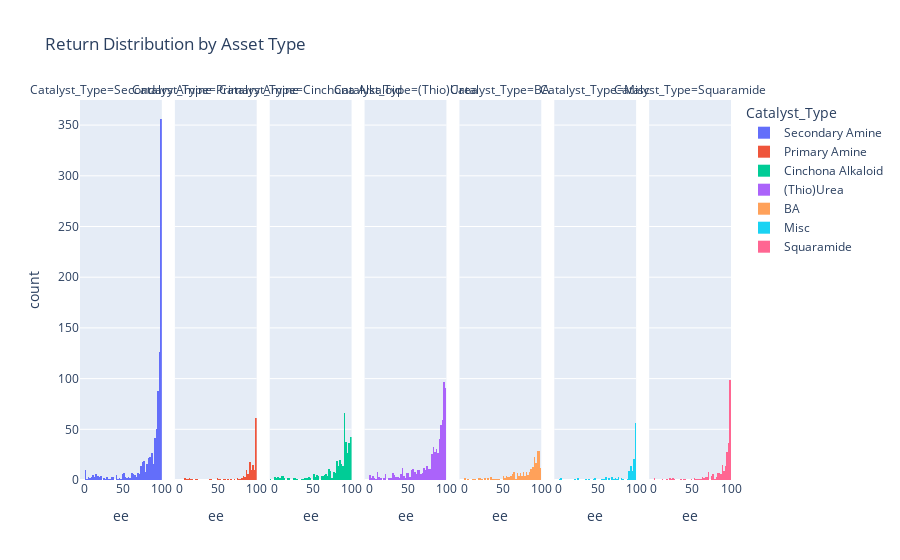

The notebook cell saved with this chart:
### Code cell
fig3 = px.histogram(df_ee, x='ee', color='Catalyst_Type', facet_col='Catalyst_Type',
                     title='Return Distribution by Asset Type')
fig3.show()

### Figure 1 — Plotly figure (JSON) as saved in the notebook; plotly's stock layout.template omitted (floating-point values rounded to 4 significant figures; data arrays with more than 128 entries replaced by an {"elided": "..."} marker saying what was removed)
{"data": [{"alignmentgroup": "True", "bingroup": "x", "hovertemplate": "Catalyst_Type=Secondary Amine<br>ee=%{x}<br>count=%{y}<extra></extra>", "legendgroup": "Secondary Amine", "marker": {"color": "#636efa", "pattern": {"shape": ""}}, "name": "Secondary Amine", "offsetgroup": "Secondary Amine", "orientation": "v", "showlegend": true, "type": "histogram", "x": {"elided": "948 float values"}, "xaxis": "x", "yaxis": "y"}, {"alignmentgroup": "True", "bingroup": "x", "hovertemplate": "Catalyst_Type=Primary Amine<br>ee=%{x}<br>count=%{y}<extra></extra>", "legendgroup": "Primary Amine", "marker": {"color": "#EF553B", "pattern": {"shape": ""}}, "name": "Primary Amine", "offsetgroup": "Primary Amine", "orientation": "v", "showlegend": true, "type": "histogram", "x": {"elided": "164 int values"}, "xaxis": "x2", "yaxis": "y2"}, {"alignmentgroup": "True", "bingroup": "x", "hovertemplate": "Catalyst_Type=Cinchona Alkaloid<br>ee=%{x}<br>count=%{y}<extra></extra>", "legendgroup": "Cinchona Alkaloid", "marker": {"color": "#00cc96", "pattern": {"shape": ""}}, "name": "Cinchona Alkaloid", "offsetgroup": "Cinchona Alkaloid", "orientation": "v", "showlegend": true, "type": "histogram", "x": {"elided": "412 int values"}, "xaxis": "x3", "yaxis": "y3"}, {"alignmentgroup": "True", "bingroup": "x", "hovertemplate": "Catalyst_Type=(Thio)Urea<br>ee=%{x}<br>count=%{y}<extra></extra>", "legendgroup": "(Thio)Urea", "marker": {"color": "#ab63fa", "pattern": {"shape": ""}}, "name": "(Thio)Urea", "offsetgroup": "(Thio)Urea", "orientation": "v", "showlegend": true, "type": "histogram", "x": {"elided": "714 int values"}, "xaxis": "x4", "yaxis": "y4"}, {"alignmentgroup": "True", "bingroup": "x", "hovertemplate": "Catalyst_Type=BA<br>ee=%{x}<br>count=%{y}<extra></extra>", "legendgroup": "BA", "marker": {"color": "#FFA15A", "pattern": {"shape": ""}}, "name": "BA", "offsetgroup": "BA", "orientation": "v", "showlegend": true, "type": "histogram", "x": {"elided": "247 int values"}, "xaxis": "x5", "yaxis": "y5"}, {"alignmentgroup": "True", "bingroup": "x", "hovertemplate": "Catalyst_Type=Misc<br>ee=%{x}<br>count=%{y}<extra></extra>", "legendgroup": "Misc", "marker": {"color": "#19d3f3", "pattern": {"shape": ""}}, "name": "Misc", "offsetgroup": "Misc", "orientation": "v", "showlegend": true, "type": "histogram", "x": {"elided": "142 float values"}, "xaxis": "x6", "yaxis": "y6"}, {"alignmentgroup": "True", "bingroup": "x", "hovertemplate": "Catalyst_Type=Squaramide<br>ee=%{x}<br>count=%{y}<extra></extra>", "legendgroup": "Squaramide", "marker": {"color": "#FF6692", "pattern": {"shape": ""}}, "name": "Squaramide", "offsetgroup": "Squaramide", "orientation": "v", "showlegend": true, "type": "histogram", "x": {"elided": "274 int values"}, "xaxis": "x7", "yaxis": "y7"}], "layout": {"annotations": [{"font": {}, "showarrow": false, "text": "Catalyst_Type=Secondary Amine", "x": 0.06286, "xanchor": "center", "xref": "paper", "y": 1, "yanchor": "bottom", "yref": "paper"}, {"font": {}, "showarrow": false, "text": "Catalyst_Type=Primary Amine", "x": 0.2086, "xanchor": "center", "xref": "paper", "y": 1, "yanchor": "bottom", "yref": "paper"}, {"font": {}, "showarrow": false, "text": "Catalyst_Type=Cinchona Alkaloid", "x": 0.3543, "xanchor": "center", "xref": "paper", "y": 1, "yanchor": "bottom", "yref": "paper"}, {"font": {}, "showarrow": false, "text": "Catalyst_Type=(Thio)Urea", "x": 0.5, "xanchor": "center", "xref": "paper", "y": 1, "yanchor": "bottom", "yref": "paper"}, {"font": {}, "showarrow": false, "text": "Catalyst_Type=BA", "x": 0.6457, "xanchor": "center", "xref": "paper", "y": 1, "yanchor": "bottom", "yref": "paper"}, {"font": {}, "showarrow": false, "text": "Catalyst_Type=Misc", "x": 0.7914, "xanchor": "center", "xref": "paper", "y": 1, "yanchor": "bottom", "yref": "paper"}, {"font": {}, "showarrow": false, "text": "Catalyst_Type=Squaramide", "x": 0.9371, "xanchor": "center", "xref": "paper", "y": 1, "yanchor": "bottom", "yref": "paper"}], "barmode": "relative", "legend": {"title": {"text": "Catalyst_Type"}, "tracegroupgap": 0}, "title": {"text": "Return Distribution by Asset Type"}, "xaxis": {"anchor": "y", "domain": [0, 0.1257], "title": {"text": "ee"}}, "xaxis2": {"anchor": "y2", "domain": [0.1457, 0.2714], "matches": "x", "title": {"text": "ee"}}, "xaxis3": {"anchor": "y3", "domain": [0.2914, 0.4171], "matches": "x", "title": {"text": "ee"}}, "xaxis4": {"anchor": "y4", "domain": [0.4371, 0.5629], "matches": "x", "title": {"text": "ee"}}, "xaxis5": {"anchor": "y5", "domain": [0.5829, 0.7086], "matches": "x", "title": {"text": "ee"}}, "xaxis6": {"anchor": "y6", "domain": [0.7286, 0.8543], "matches": "x", "title": {"text": "ee"}}, "xaxis7": {"anchor": "y7", "domain": [0.8743, 1.0], "matches": "x", "title": {"text": "ee"}}, "yaxis": {"anchor": "x", "domain": [0, 1], "title": {"text": "count"}}, "yaxis2": {"anchor": "x2", "domain": [0, 1], "matches": "y", "showticklabels": false}, "yaxis3": {"anchor": "x3", "domain": [0, 1], "matches": "y", "showticklabels": false}, "yaxis4": {"anchor": "x4", "domain": [0, 1], "matches": "y", "showticklabels": false}, "yaxis5": {"anchor": "x5", "domain": [0, 1], "matches": "y", "showticklabels": false}, "yaxis6": {"anchor": "x6", "domain": [0, 1], "matches": "y", "showticklabels": false}, "yaxis7": {"anchor": "x7", "domain": [0, 1], "matches": "y", "showticklabels": false}}}
